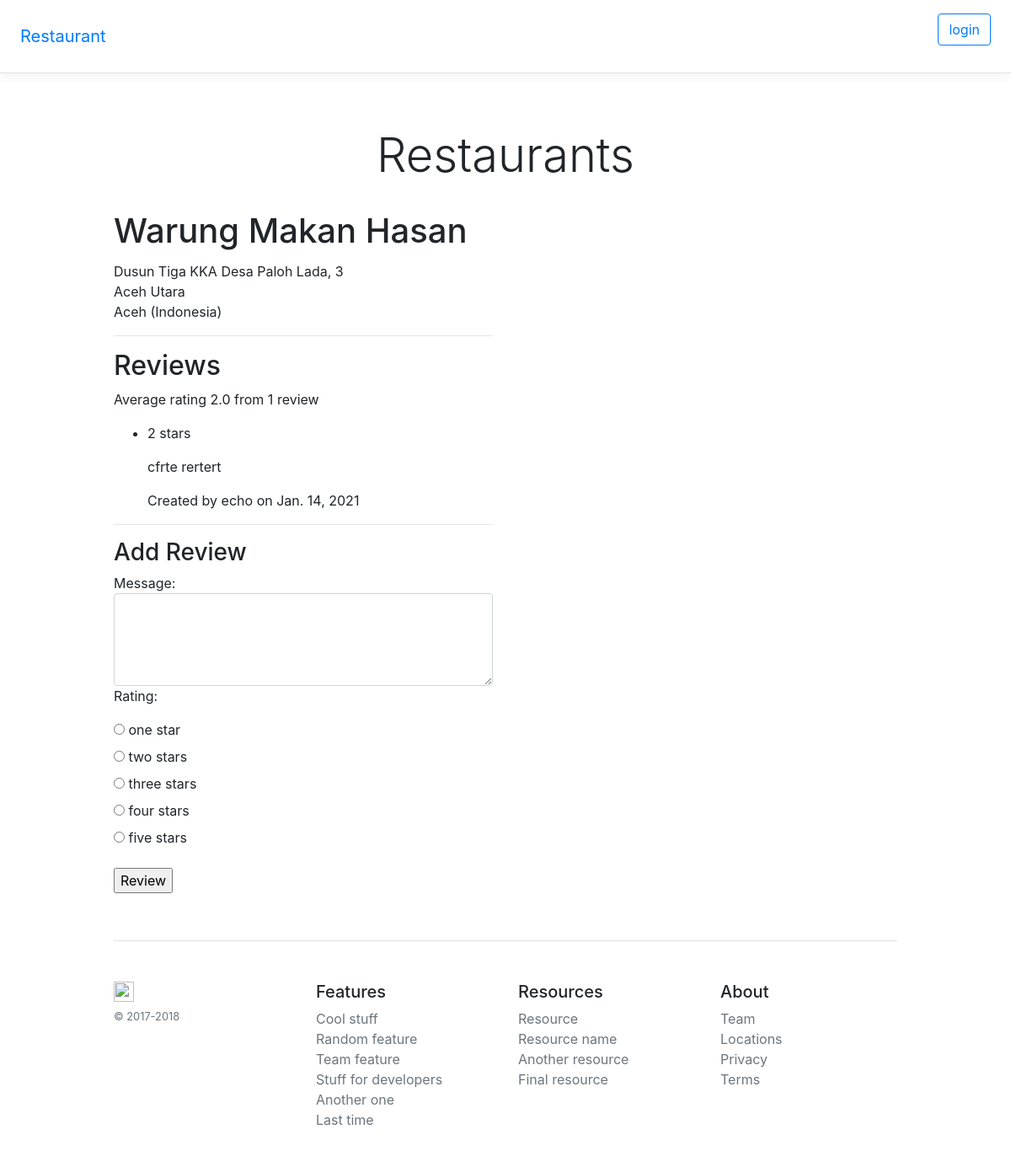
Screenshot of /myrestaurants/restaurants/1 with the database file from the repository.
### myrestaurants/models.py (models this page shows, shortened)
class Restaurant(models.Model):
    name = models.CharField(max_length=120)
    street = models.CharField(max_length=120, blank=True, null=True)
    number = models.IntegerField(blank=True, null=True)
    city = models.CharField(max_length=120, blank=True, null=True)
    zipCode = models.CharField(max_length=120, blank=True, null=True)
    stateOrProvince = models.CharField(max_length=120, blank=True, null=True)
    country = models.CharField(max_length=120, blank=True, null=True)
    telephone = models.CharField(max_length=120, blank=True, null=True)
    url = models.URLField(blank=True, null=True)
    user = models.ForeignKey(User, default=1, on_delete=models.CASCADE)
    date = models.DateField(default=date.today)
    def averageRating(self):
        reviewCount = self.restaurantreview_set.count()
        if not reviewCount:
            return 0
        else:
            ratingSum = sum([float(review.rating) for review in self.restaurantreview_set.all()])
            return ratingSum / reviewCount

class Review(models.Model):
    RATING_CHOICES = ((1, 'one'), (2, 'two'), (3, 'three'), (4, 'four'), (5, 'five'))
    rating = models.PositiveSmallIntegerField('Rating (stars)', blank=False, default=3, choices=RATING_CHOICES)
    comment = models.TextField(blank=True, null=True)
    user = models.ForeignKey(User, default=1, on_delete=models.CASCADE)
    date = models.DateField(default=date.today)
    class Meta:
        abstract = True

class RestaurantReview(Review):
    restaurant = models.ForeignKey(Restaurant, on_delete=models.CASCADE)
    class Meta:
        unique_together = ("restaurant", "user")

### myrestaurants/views.py (the view)
class RestaurantDetail(DetailView):
    model = Restaurant
    template_name = 'myrestaurants/restaurant_detail.html'
    def get_context_data(self, **kwargs):
        context = super(RestaurantDetail, self).get_context_data(**kwargs)
        context['RATING_CHOICES'] = RestaurantReview.RATING_CHOICES
        return context

### myrestaurants/templates/myrestaurants/restaurant_detail.html (shortened to what this page needs)
{% extends "myrestaurants/base.html" %}
{% block content %}
<span vocab="http://schema.org/" typeof="Restaurant">
<h1>
    <span property="name">{{ restaurant.name }}</span>
</h1>
</span>
<section class="">
    <section class="mb-5">
        <div class="row">
          <div class="col-md-6">
          <p class="pt-1">
              {{ restaurant.street }}, {{ restaurant.number }} <br/>
              {{ restaurant.zipcode }} {{ restaurant.city }} <br/>
              {{ restaurant.stateOrProvince }} ({{ restaurant.country }})
          </p>
          <hr>
            <h2>Reviews</h2>
            {% if restaurant.restaurantreview_set.all|length > 0 %}
                <span rel="aggregateRating">
                    <p typeof="AggregateRating">
                        Average rating <span property="ratingValue">{{ restaurant.averageRating|stringformat:".1f" }}</span>
                        {% with restaurant.restaurantreview_set.all|length as reviewCount %}
                        from <span property="reviewCount">{{ reviewCount }}</span> review{{ reviewCount|pluralize }}
                        {% endwith %}
                    </p>
                </span>
                <ul rel="review">
                {% for review in restaurant.restaurantreview_set.all %}
                    <li typeof="Review">
                        <p rel="reviewRating" typeof="Rating">
                            <span property="ratingValue">{{ review.rating }}</span> star{{ review.rating|pluralize }}
                        </p>
                        <p property="description">{% if review.comment %}{{ review.comment }}{% endif %}</p>
                        <p>Created by <span property="author">{{ review.user }}</span> on
                            <span property="datePublished" content="{{ review.date|date:'Y-m-d' }}">{{ review.date }}</span></p>
                    </li>
                {% endfor %}
            </ul>
            {% endif %}
            <hr>
          <div class="table-responsive mb-2">
            <h3>Add Review</h3>
            <form action="{% url 'myrestaurants:review_create' restaurant.id %}" method="post">
                Message: <textarea class="form-control" name="comment" id="comment" rows="4"></textarea>
                <p>Rating:</p>
                <p>{% for rate in RATING_CHOICES %}
                <input type="radio" name="rating" id="rating{{ forloop.counter }}" value="{{ rate.0 }}" />
                <label for="choice{{ forloop.counter }}">{{ rate.1 }} star{{ rate.0|pluralize }}</label>
                <br/>{% endfor %}
                </p>
                <input type="submit" value="Review" />
            </form>
          </div>
        </div>
      </div>
    </section>
  </section>
{% endblock %}

### myrestaurants/static/style/pricing.css (style rules this page uses)
html { font-size: 14px; }
@media (min-width: 768px) { html { font-size: 16px; } }

### rows the page displays
Restaurant: name "Warung Makan Hasan", street "Dusun Tiga KKA Desa Paloh Lada", number "3", city "Aceh Utara", stateOrProvince "Aceh", country "Indonesia", averageRating "2.0"
RestaurantReview: rating "2", comment "cfrte rertert", user "echo", date "Jan. 14, 2021"

### other values shown
{{ reviewCount }} "1"
{{ rate.1 }} "one" "two" "three" "four" "five"
